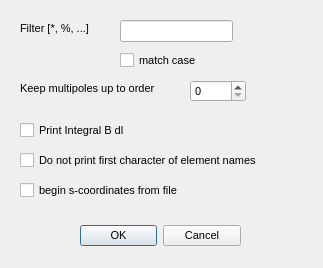
<?xml version="1.0" encoding="UTF-8"?>
<ui version="4.0">
 <class>LatticeDialog</class>
 <widget class="QDialog" name="LatticeDialog">
  <property name="geometry">
   <rect>
    <x>0</x>
    <y>0</y>
    <width>323</width>
    <height>268</height>
   </rect>
  </property>
  <property name="sizePolicy">
   <sizepolicy hsizetype="Fixed" vsizetype="Fixed">
    <horstretch>0</horstretch>
    <verstretch>0</verstretch>
   </sizepolicy>
  </property>
  <property name="minimumSize">
   <size>
    <width>323</width>
    <height>268</height>
   </size>
  </property>
  <property name="maximumSize">
   <size>
    <width>323</width>
    <height>268</height>
   </size>
  </property>
  <property name="font">
   <font>
    <pointsize>8</pointsize>
   </font>
  </property>
  <property name="windowTitle">
   <string>Lattice Dialog</string>
  </property>
  <widget class="QDialogButtonBox" name="buttonBox">
   <property name="geometry">
    <rect>
     <x>80</x>
     <y>220</y>
     <width>161</width>
     <height>32</height>
    </rect>
   </property>
   <property name="orientation">
    <enum>Qt::Horizontal</enum>
   </property>
   <property name="standardButtons">
    <set>QDialogButtonBox::Cancel|QDialogButtonBox::Ok</set>
   </property>
  </widget>
  <widget class="QLabel" name="label">
   <property name="geometry">
    <rect>
     <x>20</x>
     <y>20</y>
     <width>91</width>
     <height>16</height>
    </rect>
   </property>
   <property name="text">
    <string>Filter [*, %, ...] </string>
   </property>
  </widget>
  <widget class="QCheckBox" name="checkBoxMatchCase">
   <property name="geometry">
    <rect>
     <x>120</x>
     <y>50</y>
     <width>101</width>
     <height>21</height>
    </rect>
   </property>
   <property name="text">
    <string>match case</string>
   </property>
  </widget>
  <widget class="QLineEdit" name="lineEditFilter">
   <property name="geometry">
    <rect>
     <x>120</x>
     <y>20</y>
     <width>113</width>
     <height>22</height>
    </rect>
   </property>
  </widget>
  <widget class="QLabel" name="label_2">
   <property name="geometry">
    <rect>
     <x>20</x>
     <y>80</y>
     <width>161</width>
     <height>16</height>
    </rect>
   </property>
   <property name="text">
    <string>Keep multipoles up to order </string>
   </property>
  </widget>
  <widget class="QSpinBox" name="spinBoxMaxPoleOrder">
   <property name="geometry">
    <rect>
     <x>190</x>
     <y>80</y>
     <width>56</width>
     <height>22</height>
    </rect>
   </property>
   <property name="sizePolicy">
    <sizepolicy hsizetype="Minimum" vsizetype="Fixed">
     <horstretch>0</horstretch>
     <verstretch>0</verstretch>
    </sizepolicy>
   </property>
  </widget>
  <widget class="QCheckBox" name="checkBoxPrintBdl">
   <property name="geometry">
    <rect>
     <x>20</x>
     <y>120</y>
     <width>221</width>
     <height>21</height>
    </rect>
   </property>
   <property name="text">
    <string>Print Integral B dl </string>
   </property>
  </widget>
  <widget class="QCheckBox" name="checkBoxOmitFirstChar">
   <property name="geometry">
    <rect>
     <x>20</x>
     <y>150</y>
     <width>291</width>
     <height>21</height>
    </rect>
   </property>
   <property name="text">
    <string>Do not print first character of element names</string>
   </property>
  </widget>
  <widget class="QCheckBox" name="checkBoxUseSFromFile">
   <property name="geometry">
    <rect>
     <x>20</x>
     <y>180</y>
     <width>201</width>
     <height>21</height>
    </rect>
   </property>
   <property name="text">
    <string>begin s-coordinates from file</string>
   </property>
  </widget>
 </widget>
 <resources/>
 <connections>
  <connection>
   <sender>buttonBox</sender>
   <signal>accepted()</signal>
   <receiver>LatticeDialog</receiver>
   <slot>accept()</slot>
   <hints>
    <hint type="sourcelabel">
     <x>248</x>
     <y>254</y>
    </hint>
    <hint type="destinationlabel">
     <x>157</x>
     <y>274</y>
    </hint>
   </hints>
  </connection>
  <connection>
   <sender>buttonBox</sender>
   <signal>rejected()</signal>
   <receiver>LatticeDialog</receiver>
   <slot>reject()</slot>
   <hints>
    <hint type="sourcelabel">
     <x>316</x>
     <y>260</y>
    </hint>
    <hint type="destinationlabel">
     <x>286</x>
     <y>274</y>
    </hint>
   </hints>
  </connection>
 </connections>
</ui>
